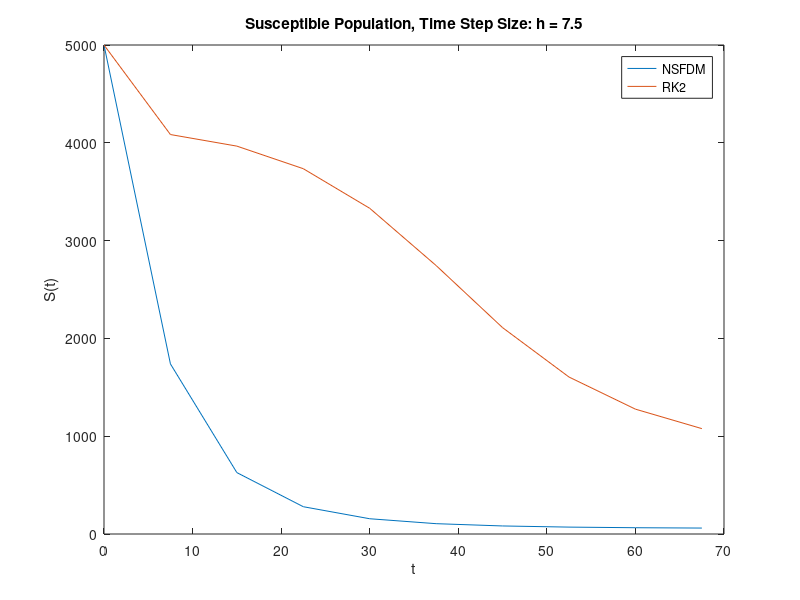
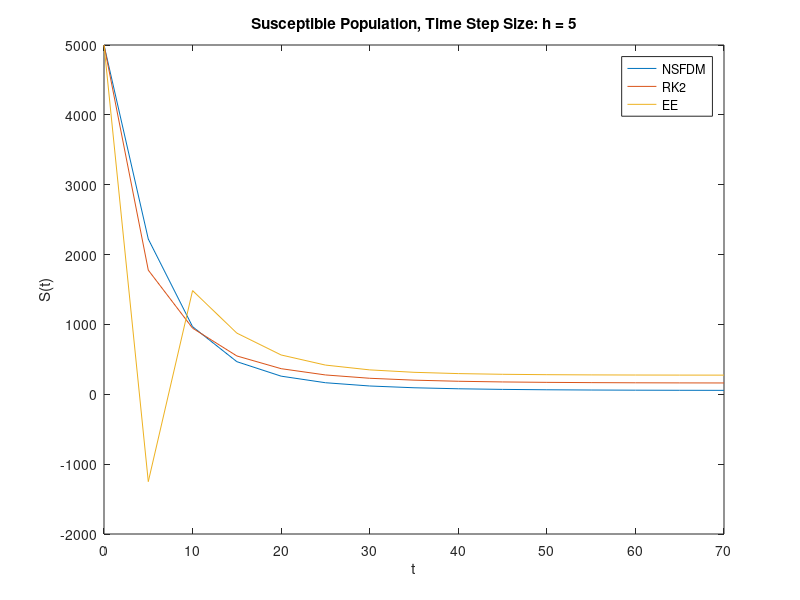
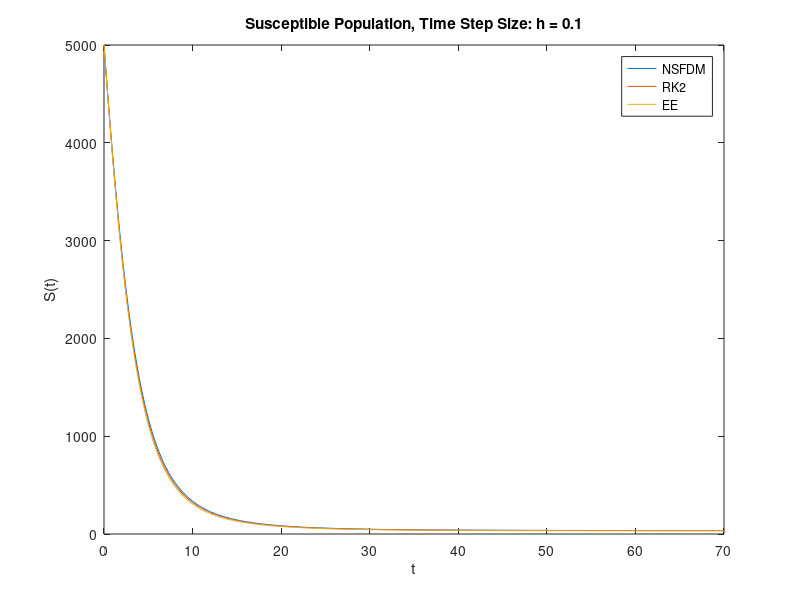
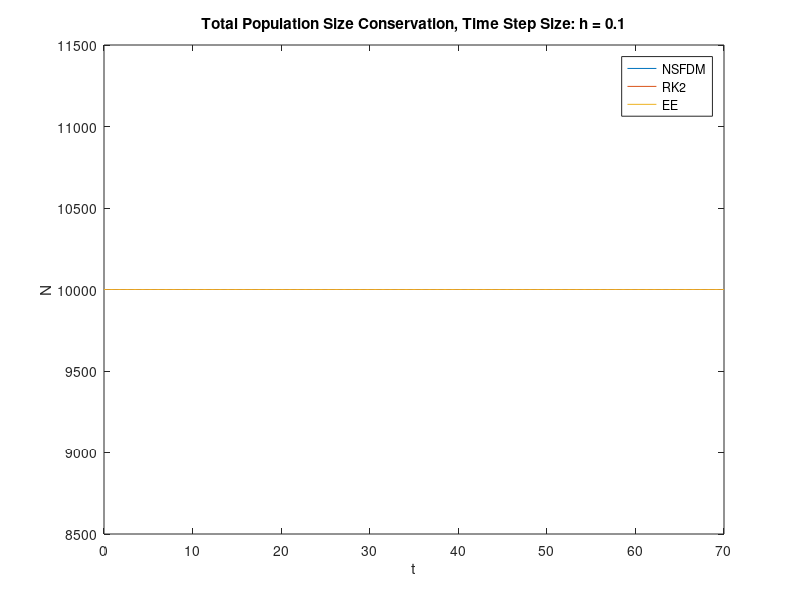

Reproduce these figures in MATLAB, in order.
%
% Example 1: SIR Model - Comparison of NSFDM, EE, RK2
%

% Step 0: Definition Of Problem Parameters

T     = 70;              % Final Simulation T
h1    = 7.5;             % Time Step Size h1
t1    = 0:h1:T;          % Time Vector t1
h2    = 5;               % Time Step Size h2
t2    = 0:h2:T;          % Time Vector t2
h3    = 0.1;             % Time Step Size h3
t3    = 0:h3:T;          % Time Vector t3
alpha = 0.5;             % Time-Varying Transmission Rate alpha
beta  = 0.1;             % Time-Varying Recovery Rate beta
S_1   = 5000;            % Initial Condition For Susceptible People
I_1   = 5000;            % Initial Condition For Infected People
R_1   = 0;               % Initial Condition For Recovered People
N     = S_1 + I_1 + R_1; % Constant Total Population Size N

% Step 1: Initialization Of Solution Vectors

% Step 1.1: Initialization For NSFDM

S_NSFDM1    = zeros(length(t1),1);
I_NSFDM1    = zeros(length(t1),1);
R_NSFDM1    = zeros(length(t1),1);
S_NSFDM1(1) = S_1;
I_NSFDM1(1) = I_1;
R_NSFDM1(1) = R_1;
S_NSFDM2    = zeros(length(t2),1);
I_NSFDM2    = zeros(length(t2),1);
R_NSFDM2    = zeros(length(t2),1);
S_NSFDM2(1) = S_1;
I_NSFDM2(1) = I_1;
R_NSFDM2(1) = R_1;
S_NSFDM3    = zeros(length(t3),1);
I_NSFDM3    = zeros(length(t3),1);
R_NSFDM3    = zeros(length(t3),1);
S_NSFDM3(1) = S_1;
I_NSFDM3(1) = I_1;
R_NSFDM3(1) = R_1;

% Step 1.2: Initialization For EE

S_EE1    = zeros(length(t1),1);
I_EE1    = zeros(length(t1),1);
R_EE1    = zeros(length(t1),1);
S_EE1(1) = S_1;
I_EE1(1) = I_1;
R_EE1(1) = R_1;
S_EE2    = zeros(length(t2),1);
I_EE2    = zeros(length(t2),1);
R_EE2    = zeros(length(t2),1);
S_EE2(1) = S_1;
I_EE2(1) = I_1;
R_EE2(1) = R_1;
S_EE3    = zeros(length(t3),1);
I_EE3    = zeros(length(t3),1);
R_EE3    = zeros(length(t3),1);
S_EE3(1) = S_1;
I_EE3(1) = I_1;
R_EE3(1) = R_1;

% Step 1.3: Initialization For RK2

S_RK2_1    = zeros(length(t1),1);
I_RK2_1    = zeros(length(t1),1);
R_RK2_1    = zeros(length(t1),1);
S_RK2_1(1) = S_1;
I_RK2_1(1) = I_1;
R_RK2_1(1) = R_1;
S_RK2_2    = zeros(length(t2),1);
I_RK2_2    = zeros(length(t2),1);
R_RK2_2    = zeros(length(t2),1);
S_RK2_2(1) = S_1;
I_RK2_2(1) = I_1;
R_RK2_2(1) = R_1;
S_RK2_3    = zeros(length(t3),1);
I_RK2_3    = zeros(length(t3),1);
R_RK2_3    = zeros(length(t3),1);
S_RK2_3(1) = S_1;
I_RK2_3(1) = I_1;
R_RK2_3(1) = R_1;

% Step 2: Loops Over All Time Points For h1

% Step 2.1: Loop For NSFDM

for j = 1:1:length(t1)-1
  S_NSFDM1(j+1) = S_NSFDM1(j)/(1+h1*alpha*I_NSFDM1(j)/N);
  I_NSFDM1(j+1) = (I_NSFDM1(j)+h1*alpha*S_NSFDM1(j+1)*I_NSFDM1(j)/N)/(1+h1*beta);
  R_NSFDM1(j+1) = R_NSFDM1(j)+h1*beta*I_NSFDM1(j+1);
endfor

% Step 2.2: Loop For EE

for j = 1:1:length(t1)-1
  S_EE1(j+1) = S_EE1(j)-h1*alpha*S_EE1(j)*I_EE1(j)/N;
  I_EE1(j+1) = I_EE1(j)+h1*alpha*S_EE1(j)*I_EE1(j)/N-h1*beta*I_EE1(j);
  R_EE1(j+1) = R_EE1(j)+h1*beta*I_EE1(j);
endfor

% Step 2.3: Loop For RK2

for j = 1:1:length(t1)-1
  k1 = [-alpha*I_RK2_1(j)*S_RK2_1(j)/N; alpha*I_RK2_1(j)*S_RK2_1(j)/N-beta*I_RK2_1(j); beta*I_RK2_1(j)];
  k2 = [-alpha*(I_RK2_1(j)+h1/2*alpha*I_RK2_1(j)*S_RK2_1(j)/N-h1/2*beta*I_RK2_1(j))*(S_RK2_1(j)-h1/2*alpha*I_RK2_1(j)*S_RK2_1(j)/N)/N; ...
        alpha*(I_RK2_1(j)+h1/2*alpha*I_RK2_1(j)*S_RK2_1(j)/N-h1/2*beta*I_RK2_1(j))*(S_RK2_1(j)-h1/2*alpha*I_RK2_1(j)*S_RK2_1(j)/N)/N-beta*(I_RK2_1(j)+h1/2*alpha*I_RK2_1(j)*S_RK2_1(j)/N-h1/2*beta*I_RK2_1(j)); ...
        beta*(I_RK2_1(j)+h1/2*alpha*I_RK2_1(j)*S_RK2_1(j)/N-h1/2*beta*I_RK2_1(j))];
  S_RK2_1(j+1) = S_RK2_1(j) + h1*k2(1);
  I_RK2_1(j+1) = I_RK2_1(j) + h1*k2(2);
  R_RK2_1(j+1) = R_RK2_1(j) + h1*k2(3);
endfor

% Step 3: Loops Over All Time Points For h2

% Step 3.1: Loop For NSFDM

for j = 1:1:length(t2)-1
  S_NSFDM2(j+1) = S_NSFDM2(j)/(1+h2*alpha*I_NSFDM2(j)/N);
  I_NSFDM2(j+1) = (I_NSFDM2(j)+h2*alpha*S_NSFDM2(j+1)*I_NSFDM2(j)/N)/(1+h2*beta);
  R_NSFDM2(j+1) = R_NSFDM2(j)+h2*beta*I_NSFDM2(j+1);
endfor

% Step 3.2: Loop For EE

for j = 1:1:length(t2)-1
  S_EE2(j+1) = S_EE2(j)-h2*alpha*S_EE2(j)*I_EE2(j)/N;
  I_EE2(j+1) = I_EE2(j)+h2*alpha*S_EE2(j)*I_EE2(j)/N-h2*beta*I_EE2(j);
  R_EE2(j+1) = R_EE2(j)+h2*beta*I_EE2(j);
endfor

% Step 3.3: Loop For RK2

for j = 1:1:length(t2)-1
  k1 = [-alpha*I_RK2_2(j)*S_RK2_2(j)/N; alpha*I_RK2_2(j)*S_RK2_2(j)/N-beta*I_RK2_2(j); beta*I_RK2_2(j)];
  k2 = [-alpha*(I_RK2_2(j)+h2/2*alpha*I_RK2_2(j)*S_RK2_2(j)/N-h2/2*beta*I_RK2_2(j))*(S_RK2_2(j)-h2/2*alpha*I_RK2_2(j)*S_RK2_2(j)/N)/N; ...
        alpha*(I_RK2_2(j)+h2/2*alpha*I_RK2_2(j)*S_RK2_2(j)/N-h2/2*beta*I_RK2_2(j))*(S_RK2_2(j)-h2/2*alpha*I_RK2_2(j)*S_RK2_2(j)/N)/N-beta*(I_RK2_2(j)+h2/2*alpha*I_RK2_2(j)*S_RK2_2(j)/N-h2/2*beta*I_RK2_2(j)); ...
        beta*(I_RK2_2(j)+h2/2*alpha*I_RK2_2(j)*S_RK2_2(j)/N-h2/2*beta*I_RK2_2(j))];
  S_RK2_2(j+1) = S_RK2_2(j) + h2*k2(1);
  I_RK2_2(j+1) = I_RK2_2(j) + h2*k2(2);
  R_RK2_2(j+1) = R_RK2_2(j) + h2*k2(3);
endfor

% Step 4: Loops Over All Time Points For h3

% Step 4.1: Loop For NSFDM

for j = 1:1:length(t3)-1
  S_NSFDM3(j+1) = S_NSFDM3(j)/(1+h3*alpha*I_NSFDM3(j)/N);
  I_NSFDM3(j+1) = (I_NSFDM3(j)+h3*alpha*S_NSFDM3(j+1)*I_NSFDM3(j)/N)/(1+h3*beta);
  R_NSFDM3(j+1) = R_NSFDM3(j)+h3*beta*I_NSFDM3(j+1);
endfor

% Step 4.2: Loop For EE

for j = 1:1:length(t3)-1
  S_EE3(j+1) = S_EE3(j)-h3*alpha*S_EE3(j)*I_EE3(j)/N;
  I_EE3(j+1) = I_EE3(j)+h3*alpha*S_EE3(j)*I_EE3(j)/N-h3*beta*I_EE3(j);
  R_EE3(j+1) = R_EE3(j)+h3*beta*I_EE3(j);
endfor

% Step 4.3: Loop For RK2

for j = 1:1:length(t3)-1
  k1 = [-alpha*I_RK2_3(j)*S_RK2_3(j)/N; alpha*I_RK2_3(j)*S_RK2_3(j)/N-beta*I_RK2_3(j); beta*I_RK2_3(j)];
  k2 = [-alpha*(I_RK2_3(j)+h3/2*alpha*I_RK2_3(j)*S_RK2_3(j)/N-h3/2*beta*I_RK2_3(j))*(S_RK2_3(j)-h3/2*alpha*I_RK2_3(j)*S_RK2_3(j)/N)/N; ...
        alpha*(I_RK2_3(j)+h3/2*alpha*I_RK2_3(j)*S_RK2_3(j)/N-h3/2*beta*I_RK2_3(j))*(S_RK2_3(j)-h3/2*alpha*I_RK2_3(j)*S_RK2_3(j)/N)/N-beta*(I_RK2_3(j)+h3/2*alpha*I_RK2_3(j)*S_RK2_3(j)/N-h3/2*beta*I_RK2_3(j)); ...
        beta*(I_RK2_3(j)+h3/2*alpha*I_RK2_3(j)*S_RK2_3(j)/N-h3/2*beta*I_RK2_3(j))];
  S_RK2_3(j+1) = S_RK2_3(j) + h3*k2(1);
  I_RK2_3(j+1) = I_RK2_3(j) + h3*k2(2);
  R_RK2_3(j+1) = R_RK2_3(j) + h3*k2(3);
endfor

% Step 5: Plots

figure(1)
plot(t1,S_NSFDM1)
hold on
%plot(t,S_EE)
%hold on
plot(t1,S_RK2_1)
title('Susceptible Population, Time Step Size: h = 7.5')
xlabel('t')
ylabel('S(t)')
legend('NSFDM', 'RK2')
hold off

figure(2)
plot(t2,S_NSFDM2)
hold on
plot(t2,S_RK2_2)
hold on
plot(t2,S_EE2)
title('Susceptible Population, Time Step Size: h = 5')
xlabel('t')
ylabel('S(t)')
legend('NSFDM', 'RK2', 'EE')
hold off

figure(3)
plot(t3,S_NSFDM3)
hold on
plot(t3,S_RK2_3)
hold on
plot(t3,S_EE3)
title('Susceptible Population, Time Step Size: h = 0.1')
xlabel('t')
ylabel('S(t)')
legend('NSFDM', 'RK2', 'EE')
hold off

figure(4)
plot(t3,S_NSFDM3+I_NSFDM3+R_NSFDM3)
hold on
plot(t3,S_RK2_3+I_RK2_3+R_RK2_3)
hold on
plot(t3,S_EE3+I_EE3+R_EE3)
title('Total Population Size Conservation, Time Step Size: h = 0.1')
xlabel('t')
ylabel('N')
legend('NSFDM','RK2','EE')
hold off